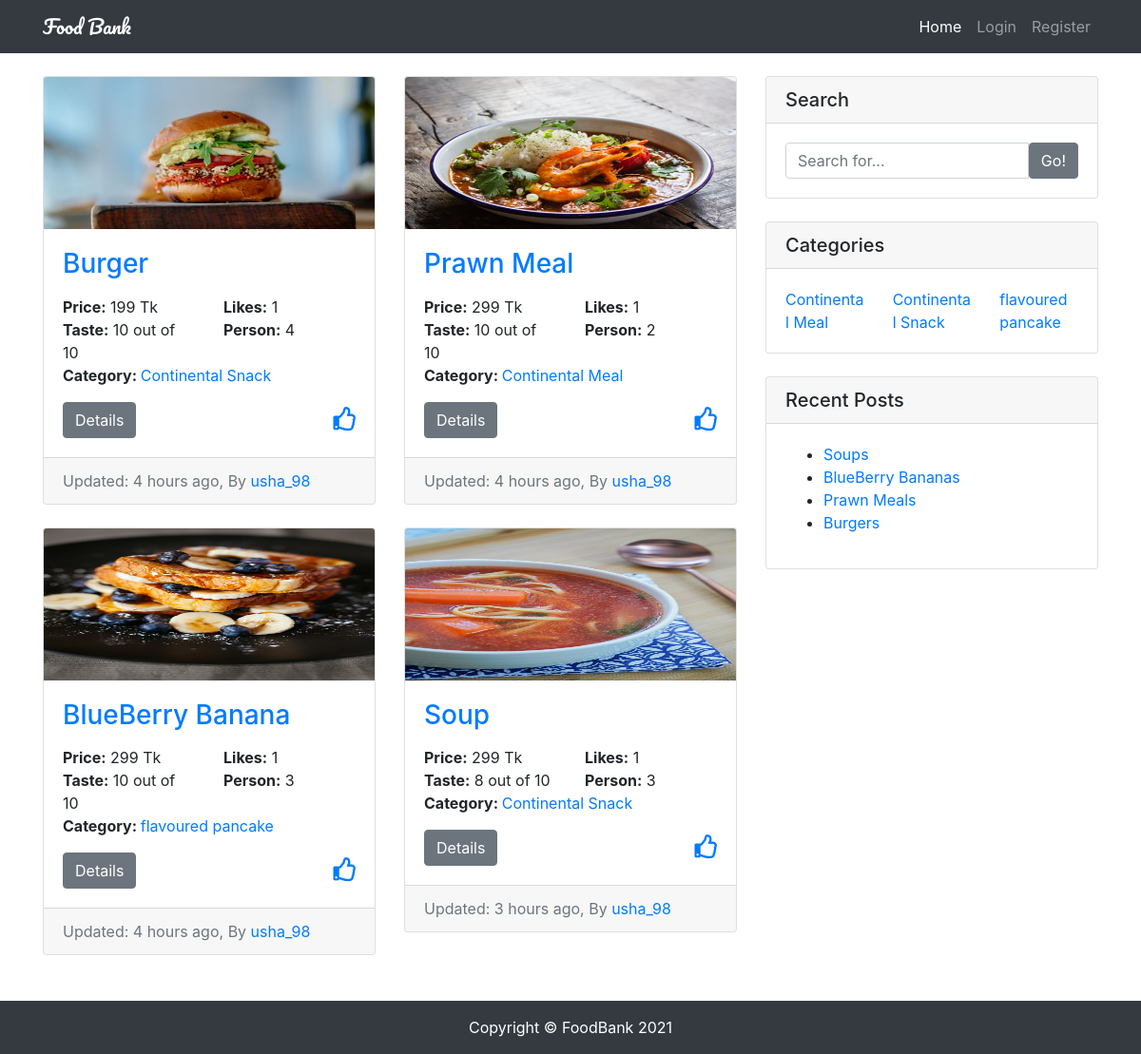
The page / on the database its author committed.
### restaurants/models.py (models this page shows, shortened)
class Restaurant(models.Model):
    user = models.ForeignKey(User, on_delete=models.CASCADE)
    title = models.CharField(max_length=120)
    image = models.ImageField(upload_to='restaurants/')
    categories = models.CharField(max_length=120)
    location = models.CharField(max_length=120)
    price = models.IntegerField()
    vat = models.PositiveIntegerField(default=0)
    taste = models.PositiveIntegerField(choices=choices)
    persons = models.PositiveIntegerField(choices=choices)
    details = models.TextField()
    slug = models.SlugField(unique=True, blank=True)
    likes = models.ManyToManyField(User, related_name='post_likes', blank=True)
    views = models.IntegerField(default=0,blank=True)
    created_at = models.DateTimeField(auto_now_add=True)
    updated_at = models.DateTimeField(auto_now=True)
    is_active = models.BooleanField(default=True)
    def likes_count(self):
        return self.likes.count()
    def get_categories(self):
        cats = self.categories.split(',')
        return cats

### restaurants/views.py (the view, shortened to what this page needs)
# urls.py: path('', RestaurantListView.as_view(), name='home'),
class RestaurantListView(ListView):
    queryset = Restaurant.objects.all()
    paginate_by = 6
    template_name = 'restaurants/restaurant_list.html'
    def get_queryset(self):
        queryset = super().get_queryset()
        q = self.request.GET.get('q')
        cat = self.request.GET.get('cat')
        author = self.request.GET.get('author')
        if q:
            queryset = queryset.filter(
                Q(title__icontains=q) |
                Q(details__icontains=q)
            ).distinct()
        if cat:
            queryset = queryset.filter(categories__icontains=cat)
        if author:
            queryset = queryset.filter(user__username=author)
        return queryset

### restaurants/context_processor.py (called while the page is built)
def categories(request):
    cat_list = []
    all_cat = Restaurant.objects.all()
    for cat in all_cat:
        name_list = cat.categories.split(',')
        for item in name_list:
            cat_list.append(item)
    cat_dict = {'categories': set(cat_list)}
    return cat_dict

def user_liked_posts(request):
    if request.user.is_authenticated:
        posts = Restaurant.objects.filter(likes=request.user.id)
        return {'user_liked_posts': posts}
    else:
        return {'user_liked_posts': None}

def recent_posts(request):
    posts = Restaurant.objects.all().order_by('-created_at')[:5]
    return {'recent_posts': posts}

### templates/restaurants/restaurant_list.html (shortened to what this page needs)
{% extends 'base.html' %}
{% load humanize %}
{% block content %}
<div class="row">
  <div class="col-md-8 my-4">
    <div class="row">
      {% if object_list %}
      {% for obj in object_list %}
      <div class="col-md-6">
        <div class="card mb-4">
          <img class="card-img-top" src="{{ obj.image.url }}" alt="Card image cap" style="height:160px">
          <div class="card-body">
            <h3 class="card-title">
              <a href="{% url 'detail' obj.slug %}">{{ obj.title }}</a>
            </h3>
            <p class="card-text">
              <div class="row">
                <div class="col-md-6">
                  <b>Price:</b> {{ obj.price|intcomma }} Tk
                </div>
                <div class="col-md-6">
                  <b>Likes:</b> {{ obj.likes_count }}
                </div>
              </div>
              <div class="row">
                <div class="col-md-6">
                  <b>Taste:</b> {{ obj.taste }} out of 10
                </div>
                <div class="col-md-6">
                  <b>Person:</b> {{ obj.persons }}
                </div>
              </div>
              <div class="row">
                <div class="col-md-12">
                  <b>Category: </b>
                  {% for cat in obj.get_categories %}
                  <a href="?q={{ request.GET.q }}&cat={{ cat }}">{{ cat }}</a>
                  {% endfor %}
                </div>
              </div>
            </p>
            <a href="{% url 'detail' obj.slug %}" class="btn btn-secondary">Details</a>
            <div class="float-right user-icons">
              {% if obj in user_liked_posts %}
              <form action="{% url 'home' %}" id='like_form{{ obj.id }}' method="POST">
                {% csrf_token %}
                <input type="hidden" name="unlike" value="{{ obj.id }}">
                <a href="javascript:{}" onclick="document.getElementById('like_form{{obj.id}}').submit(); return false;">
                  <i class="fas fa-thumbs-up"></i></a>
              </form>
              {% else %}
              <form action="{% url 'home' %}" id='unlike_form{{ obj.id }}' method="POST">
                <a href="javascript:{}" onclick="document.getElementById('unlike_form{{obj.id}}').submit(); return false;">
                  <i class="far fa-thumbs-up"></i></a>
              </form>
              {% endif %}
            </div>
          </div>
          <div class="card-footer text-muted">
            Updated: {{obj.updated_at|naturaltime}}, By
            <a href="?author={{ obj.user }}">{{ obj.user }}</a>
          </div>
        </div>
      </div>
      {% endfor %}
      {% else %}
      <P class="btn btn-warning ml-3">Sorry !! No post found...</P>
      {% endif %}
    </div>
  </div>
  {% endblock content %}

### templates/base.html (shortened to what this page needs)
<!DOCTYPE html>
<html lang="en">
<head>
    {% include 'partials/_styles.html' %}
</head>
<body>
    {% include 'partials/_navbar.html' %}
    <div class="container">
        {% block content %}{% endblock content %}
        {% block widgets %}{% include 'partials/_widgets.html' %}{% endblock widgets %}
    </div>
    {% include 'partials/_footer.html' %}

### templates/partials/_styles.html (shortened to what this page needs)
{% load static %}
<link rel="stylesheet" href="https://stackpath.bootstrapcdn.com/bootstrap/4.3.1/css/bootstrap.min.css"
>
<link href="{% static 'restaurants/css/style.css' %}" rel="stylesheet">
<link rel="stylesheet" href="https://use.fontawesome.com/releases/v5.7.2/css/all.css"
>

### templates/partials/_navbar.html (shortened to what this page needs)
<nav class="navbar navbar-expand-lg navbar-dark bg-dark fixed-top">
    <div class="container">
    <a class="navbar-brand" href="{% url 'home' %}">Food Bank</a>
        <div class="collapse navbar-collapse" id="navbarResponsive">
            <ul class="navbar-nav ml-auto">
                <li class="nav-item active">
                    <a class="nav-link" href="{% url 'home' %}">Home
                    </a>
                </li>
                {% if request.user.is_authenticated %}
                <li class="nav-item">
                    <a class="nav-link" href="{% url 'my_posts' %}">Dashboard</a>
                </li>
                <li class="nav-item">
                    <a class="nav-link" href="{% url 'profile' request.user.id %}">Profile</a>
                </li>
                <li class="nav-item">
                    <a class="nav-link" href="{% url 'create' %}">Create Post</a>
                </li>
                <li class="nav-item">
                    <a class="nav-link" href="{% url 'logout' %}">Logout</a>
                </li>
                {% else %}
                <li class="nav-item">
                    <a class="nav-link" href="{% url 'login' %}">Login</a>
                </li>
                <li class="nav-item">
                    <a class="nav-link" href="{% url 'register' %}">Register</a>
                </li>
                {% endif %}
            </ul>
        </div>
    </div>
</nav>

### templates/partials/_widgets.html
<div class="col-md-4">
    <div class="card my-4">
        <h5 class="card-header">Search</h5>
        <div class="card-body">
            <form action="{% url 'home' %}" method="get">
                <div class="input-group">
                    <input type="search" name='q' class="form-control" placeholder="Search for..." value="{{ request.GET.q }}" required>
                    <span class="input-group-btn">
                        <button class="btn btn-secondary" type="submit">Go!</button>
                    </span>
                </div>
            </form>
        </div>
    </div>
    <div class="card my-4">
        <h5 class="card-header">Categories</h5>
        <div class="card-body">
            <div class="row">
                {% for cat in categories %}
                <div class="col-md-4">
                <a href="{% url 'home' %}?q={{ request.GET.q }}&cat={{ cat }}">{{ cat }}</a>
                </div>
                {% endfor %}
            </div>
        </div>
    </div>
    <div class="card my-4">
        <h5 class="card-header">Recent Posts</h5>
        <div class="card-body">
            <ul>
                {% for post in recent_posts %}
                <li><a href="/{{ post.slug }}">{{ post.title }}s</a></li>
                {% endfor %}
            </ul>
        </div>
    </div>
</div>
</div>

### templates/partials/_footer.html (shortened to what this page needs)
<footer class="py-3 bg-dark">
    <div class="container">
        <p class="m-0 text-center text-white">Copyright &copy; FoodBank {% now 'Y' %}</p>
    </div>
</footer>

### static/restaurants/css/style.css (style rules this page uses)
body { padding-top: 56px; }
.navbar-brand { font-family: 'Pacifico',cursive; }
.user-icons { font-size: 25px; }

### rows shown on the page
Restaurant: image (picture), title "Burger", price "199", likes_count "1", taste "10", persons "4", get_categories "Continental Snack", updated_at "4 hours ago", user "usha_98", categories "Continental Snack"
Restaurant: image (picture), title "Prawn Meal", price "299", likes_count "1", taste "10", persons "2", get_categories "Continental Meal", updated_at "4 hours ago", user "usha_98", categories "Continental Meal"
Restaurant: image (picture), title "BlueBerry Banana", price "299", likes_count "1", taste "10", persons "3", get_categories "flavoured pancake", updated_at "4 hours ago", user "usha_98", categories "flavoured pancake"
Restaurant: image (picture), title "Soup", price "299", likes_count "1", taste "8", persons "3", get_categories "Continental Snack", updated_at "3 hours ago", user "usha_98"
